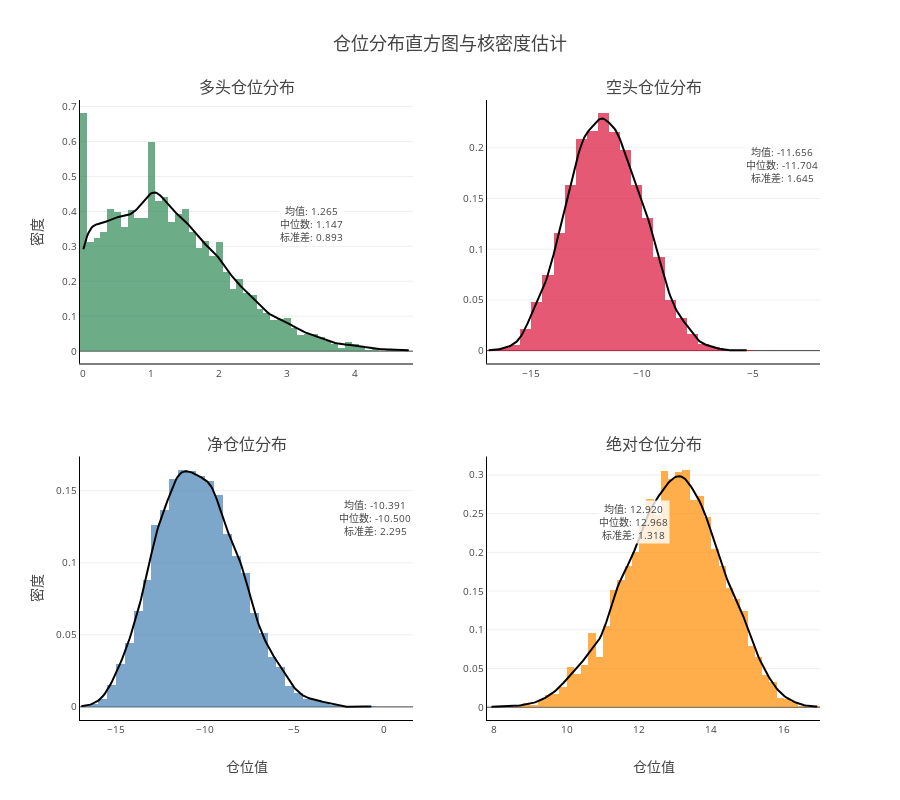

Notebook code for this chart:
### Markdown cell above
### 3. 仓位分布直方图与核密度估计

使用 `plot_weight_histogram_kde` 函数绘制各类仓位的分布情况，包含核密度估计曲线。

### Code cell
# 绘制仓位分布直方图与核密度估计
fig_hist = plot_weight_histogram_kde(
    dfw, 
    title="仓位分布直方图与核密度估计",
    height=800,
    width=900
)

fig_hist.show()

### Figure 1 — Plotly figure (JSON) as saved in the notebook; plotly's stock layout.template omitted (floating-point values rounded to 4 significant figures; data arrays with more than 128 entries replaced by an {"elided": "..."} marker saying what was removed)
{"data": [{"histnorm": "probability density", "marker": {"color": "#2E8B57"}, "name": "多头仓位_直方图", "nbinsx": 50, "opacity": 0.7, "showlegend": false, "type": "histogram", "x": {"elided": "5638 float values"}, "xaxis": "x", "yaxis": "y"}, {"line": {"color": "black", "width": 2}, "mode": "lines", "name": "多头仓位_KDE", "showlegend": false, "type": "scatter", "x": {"elided": "200 float values"}, "xaxis": "x", "y": {"elided": "200 float values"}, "yaxis": "y"}, {"histnorm": "probability density", "marker": {"color": "#DC143C"}, "name": "空头仓位_直方图", "nbinsx": 50, "opacity": 0.7, "showlegend": false, "type": "histogram", "x": {"elided": "5638 float values"}, "xaxis": "x2", "yaxis": "y2"}, {"line": {"color": "black", "width": 2}, "mode": "lines", "name": "空头仓位_KDE", "showlegend": false, "type": "scatter", "x": {"elided": "200 float values"}, "xaxis": "x2", "y": {"elided": "200 float values"}, "yaxis": "y2"}, {"histnorm": "probability density", "marker": {"color": "#4682B4"}, "name": "净仓位_直方图", "nbinsx": 50, "opacity": 0.7, "showlegend": false, "type": "histogram", "x": {"elided": "5638 float values"}, "xaxis": "x3", "yaxis": "y3"}, {"line": {"color": "black", "width": 2}, "mode": "lines", "name": "净仓位_KDE", "showlegend": false, "type": "scatter", "x": {"elided": "200 float values"}, "xaxis": "x3", "y": {"elided": "200 float values"}, "yaxis": "y3"}, {"histnorm": "probability density", "marker": {"color": "#FF8C00"}, "name": "绝对仓位_直方图", "nbinsx": 50, "opacity": 0.7, "showlegend": false, "type": "histogram", "x": {"elided": "5638 float values"}, "xaxis": "x4", "yaxis": "y4"}, {"line": {"color": "black", "width": 2}, "mode": "lines", "name": "绝对仓位_KDE", "showlegend": false, "type": "scatter", "x": {"elided": "200 float values"}, "xaxis": "x4", "y": {"elided": "200 float values"}, "yaxis": "y4"}], "layout": {"annotations": [{"font": {"size": 16}, "showarrow": false, "text": "多头仓位分布", "x": 0.225, "xanchor": "center", "xref": "paper", "y": 1, "yanchor": "bottom", "yref": "paper"}, {"font": {"size": 16}, "showarrow": false, "text": "空头仓位分布", "x": 0.775, "xanchor": "center", "xref": "paper", "y": 1, "yanchor": "bottom", "yref": "paper"}, {"font": {"size": 16}, "showarrow": false, "text": "净仓位分布", "x": 0.225, "xanchor": "center", "xref": "paper", "y": 0.425, "yanchor": "bottom", "yref": "paper"}, {"font": {"size": 16}, "showarrow": false, "text": "绝对仓位分布", "x": 0.775, "xanchor": "center", "xref": "paper", "y": 0.425, "yanchor": "bottom", "yref": "paper"}, {"bgcolor": "rgba(255,255,255,0.8)", "font": {"size": 10}, "showarrow": false, "text": "均值: 1.265<br>中位数: 1.147<br>标准差: 0.893", "x": 3.351, "xref": "x", "y": 0.3632, "yref": "y"}, {"bgcolor": "rgba(255,255,255,0.8)", "font": {"size": 10}, "showarrow": false, "text": "均值: -11.656<br>中位数: -11.704<br>标准差: 1.645", "x": -3.707, "xref": "x2", "y": 0.1831, "yref": "y2"}, {"bgcolor": "rgba(255,255,255,0.8)", "font": {"size": 10}, "showarrow": false, "text": "均值: -10.391<br>中位数: -10.500<br>标准差: 2.295", "x": -0.4818, "xref": "x3", "y": 0.1308, "yref": "y3"}, {"bgcolor": "rgba(255,255,255,0.8)", "font": {"size": 10}, "showarrow": false, "text": "均值: 12.920<br>中位数: 12.968<br>标准差: 1.318", "x": 11.85, "xref": "x4", "y": 0.2387, "yref": "y4"}], "height": 800, "paper_bgcolor": "white", "plot_bgcolor": "white", "showlegend": false, "title": {"font": {"size": 18}, "text": "仓位分布直方图与核密度估计", "x": 0.5, "xanchor": "center"}, "width": 900, "xaxis": {"anchor": "y", "domain": [0, 0.45], "linecolor": "black", "linewidth": 1, "tickfont": {"size": 10}, "title": {"text": ""}}, "xaxis2": {"anchor": "y2", "domain": [0.55, 1], "linecolor": "black", "linewidth": 1, "tickfont": {"size": 10}, "title": {"text": ""}}, "xaxis3": {"anchor": "y3", "domain": [0, 0.45], "linecolor": "black", "linewidth": 1, "tickfont": {"size": 10}, "title": {"text": "仓位值"}}, "xaxis4": {"anchor": "y4", "domain": [0.55, 1], "linecolor": "black", "linewidth": 1, "tickfont": {"size": 10}, "title": {"text": "仓位值"}}, "yaxis": {"anchor": "x", "domain": [0.575, 1], "linecolor": "black", "linewidth": 1, "tickfont": {"size": 10}, "title": {"text": "密度"}}, "yaxis2": {"anchor": "x2", "domain": [0.575, 1], "linecolor": "black", "linewidth": 1, "tickfont": {"size": 10}, "title": {"text": ""}}, "yaxis3": {"anchor": "x3", "domain": [0, 0.425], "linecolor": "black", "linewidth": 1, "tickfont": {"size": 10}, "title": {"text": "密度"}}, "yaxis4": {"anchor": "x4", "domain": [0, 0.425], "linecolor": "black", "linewidth": 1, "tickfont": {"size": 10}, "title": {"text": ""}}}}
